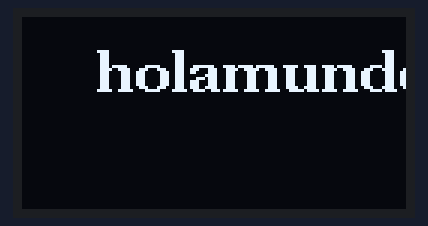
Recording of a sketch running on a simulated Arduino Mega 2560, built with avr-gcc and run on an emulated ATmega2560. Parts: 128×64 one-colour display. What the sketch prints to the serial monitor is not drawn.

Above: at 0.1 s.

The sketch:

EJERCICIO1_TP1.ino
```cpp
//VALENTIN RIVAS, PEDRO MUSAN, GUALTIER GUTIERREZ
#include <U8g2lib.h>
#include "DHT.h"

U8G2_SH1106_128X64_NONAME_F_HW_I2C u8g2(U8G2_R0, /* reset=*/ U8X8_PIN_NONE);

#define DHTPIN 23
#define DHTTYPE DHT11

DHT dht(DHTPIN, DHTTYPE);


void  printBMP_OLED(void );

void setup()
{
  Serial.begin(9600);
  Serial.println(F("OLED test"));
  Serial.println(F("DHTxx test!"));
  u8g2.begin();
  dht.begin();
}

void loop()
{
  printBMP_OLED();
  delay(2000);
}

void printBMP_OLED(void)
{

  u8g2.setFont(u8g2_font_ncenB14_tr); // choose a suitable font
  u8g2.drawStr(25, 25, "holamundo"); // write something to the internal memory
  u8g2.sendBuffer();          // transfer interna memory to the display*/
}
```
